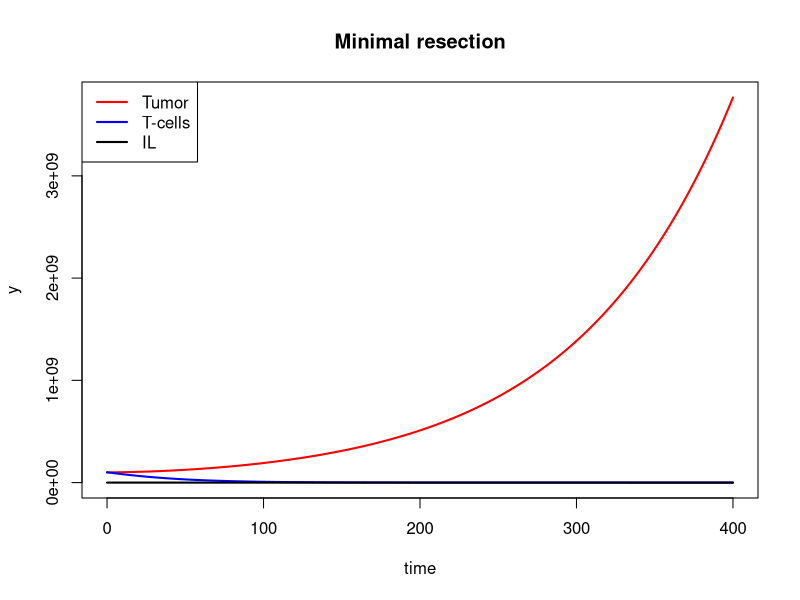

This chart was generated by the following R code:
library(deSolve)
X0<-10^8; E0<-10^8; IL0<-100
yini<-c(X0,E0,IL0)
r<- 0.01; d1<- 10^(-10); e3<- 0.1; g3<- 100; a<- e3/g3; d2<- 3*10^(-2); e4<- 10^(-4); g4<- 10^(10); b<-e4/g4; d3<-10; m<-10^7; lambda1<-7*10^(-20); ILmin<-1 ; lambda2<-10*e4 ; lambda3<-200*d3;
m<-0; lambda1<-0; lambda2<-0; ILmin<-0; lambda3<-0; 
cancer <- function(t, y, parms) {
dy1 <- y[1] * (0.01 - 10^(-10)*y[2])
dy2 <- y[2] *( (0.1/100) * y[3] - 3*10^(-2))
dy3 <- 10^(-14) * y[1] * y[2] - 10*y[3]
list(c(dy1, dy2, dy3))
}
cancerpar <- function(t, y, parms) {
  dy1 <- y[1] * (r - d1*y[2])
  dy2 <- y[2] *(a * y[3] - d2)
  dy3 <- b * y[1] * y[2] - d3*y[3]
  list(c(dy1, dy2, dy3))
}
cancer2 <- function(t, y, parms) {
 #print(t)
  dy1 <- y[1] * (r - d1*y[2]/(1+y[1]/10^9))
  dy2 <- y[2] *(a * y[3] - d2) + m*d2-lambda1*((y[2])^3)
  dy3 <- b * y[1] * y[2] - d3*y[3] - lambda2*(y[3])^3 + d3 *ILmin + lambda3 * y[1] / (10^10 + y[1])
  list(c(dy1, dy2, dy3))}
cancer2rescaled <- function(t, y, parms) {
  #print(t)
  dy1 <- y[1] * (r - d1*y[2]/(1+y[1]/10^9))
  dy2 <- y[2] *(a * y[3]/10^6 - d2) + m*d2-lambda1*((y[2])^3)
  dy3 <- 10^6 * b * y[1] * y[2] - d3*y[3] - lambda2*((y[3])^3)/10^(12) + 10^6*d3*ILmin + 10^6*lambda3 * y[1] / (10^10 + y[1])
  list(c(dy1, dy2, dy3))}
cancer2fullyrescaled <- function(t, y, parms) {
  #print(t)
  dy1 <- y[1] * (r - d1*10^6*y[2]/(1+10^6*y[1]/10^9))
  dy2 <- y[2] *(a * y[3] - d2) + 10^(-6)*m*d2-lambda1*(10^(12)(y[2])^3)
  dy3 <- 10^(12)*b * y[1] * y[2] - d3*y[3] - lambda2*(y[3])^3 + d3 *ILmin + lambda3 * 10^6*y[1] / (10^10 + 10^6*y[1])
  list(c(dy1, dy2, dy3))}
times <- seq(from = 0, to = 10, by = 0.01)
times <- seq(from = 0, to = 200, by = 0.01)
times <- seq(from = 0, to = 400, by = 0.01)
out <- ode (times = times, y = yini, func = cancer, parms = NULL, method = rkMethod("rk45ck"))
out <- ode (times = times, y = yini, func = cancer2rescaled, parms = NULL, method = rkMethod("rk45ck"))
out <- ode (times = times, y = yini, func = cancer2, parms = NULL, method = rkMethod("rk45ck"))
head(out, n=5)
matplot(x = out[,1], y = out[,-1], type = "l", lwd = 2,
        lty = "solid", col = c("red", "blue", "black"),
        xlab = "time", ylab = "y", main = "Minimal resection")
legend("topleft", col = c("red", "blue", "black"),
       legend = c("Tumor", "T-cells", "IL"), lwd = 2)
